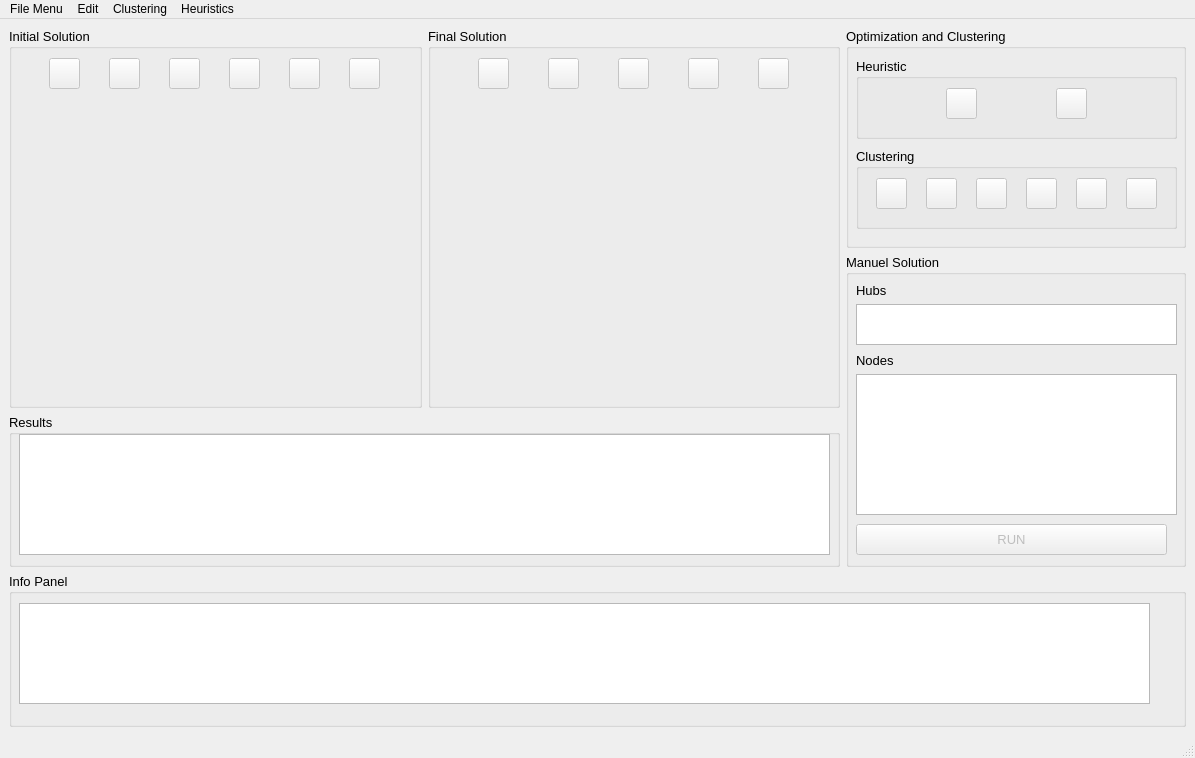
<?xml version="1.0" encoding="UTF-8"?>
<ui version="4.0">
 <class>MainWindow</class>
 <widget class="QMainWindow" name="MainWindow">
  <property name="geometry">
   <rect>
    <x>0</x>
    <y>0</y>
    <width>1195</width>
    <height>758</height>
   </rect>
  </property>
  <property name="windowTitle">
   <string>MainWindow</string>
  </property>
  <widget class="QWidget" name="centralwidget">
   <layout class="QGridLayout" name="gridLayout">
    <item row="0" column="1" rowspan="2">
     <widget class="QGroupBox" name="FinalSolution">
      <property name="minimumSize">
       <size>
        <width>350</width>
        <height>300</height>
       </size>
      </property>
      <property name="maximumSize">
       <size>
        <width>16777215</width>
        <height>16777215</height>
       </size>
      </property>
      <property name="font">
       <font>
        <pointsize>10</pointsize>
       </font>
      </property>
      <property name="title">
       <string>Final Solution</string>
      </property>
      <widget class="QPushButton" name="saveFinal">
       <property name="enabled">
        <bool>false</bool>
       </property>
       <property name="geometry">
        <rect>
         <x>50</x>
         <y>30</y>
         <width>31</width>
         <height>31</height>
        </rect>
       </property>
       <property name="text">
        <string/>
       </property>
      </widget>
      <widget class="QPushButton" name="exportAsFinal">
       <property name="enabled">
        <bool>false</bool>
       </property>
       <property name="geometry">
        <rect>
         <x>120</x>
         <y>30</y>
         <width>31</width>
         <height>31</height>
        </rect>
       </property>
       <property name="text">
        <string/>
       </property>
      </widget>
      <widget class="QPushButton" name="undoFinal">
       <property name="enabled">
        <bool>false</bool>
       </property>
       <property name="geometry">
        <rect>
         <x>190</x>
         <y>30</y>
         <width>31</width>
         <height>31</height>
        </rect>
       </property>
       <property name="text">
        <string/>
       </property>
      </widget>
      <widget class="QPushButton" name="redoFinal">
       <property name="enabled">
        <bool>false</bool>
       </property>
       <property name="geometry">
        <rect>
         <x>260</x>
         <y>30</y>
         <width>31</width>
         <height>31</height>
        </rect>
       </property>
       <property name="text">
        <string/>
       </property>
      </widget>
      <widget class="QPushButton" name="clearFinal">
       <property name="enabled">
        <bool>false</bool>
       </property>
       <property name="geometry">
        <rect>
         <x>330</x>
         <y>30</y>
         <width>31</width>
         <height>31</height>
        </rect>
       </property>
       <property name="text">
        <string/>
       </property>
      </widget>
      <widget class="QWidget" name="finalGraph" native="true">
       <property name="geometry">
        <rect>
         <x>20</x>
         <y>80</y>
         <width>381</width>
         <height>281</height>
        </rect>
       </property>
       <property name="minimumSize">
        <size>
         <width>371</width>
         <height>281</height>
        </size>
       </property>
       <property name="maximumSize">
        <size>
         <width>16777215</width>
         <height>16777215</height>
        </size>
       </property>
      </widget>
     </widget>
    </item>
    <item row="0" column="2">
     <widget class="QGroupBox" name="OptimizationAndClustering">
      <property name="minimumSize">
       <size>
        <width>300</width>
        <height>220</height>
       </size>
      </property>
      <property name="font">
       <font>
        <pointsize>10</pointsize>
       </font>
      </property>
      <property name="title">
       <string>Optimization and Clustering</string>
      </property>
      <widget class="QGroupBox" name="Heuristic">
       <property name="geometry">
        <rect>
         <x>10</x>
         <y>30</y>
         <width>321</width>
         <height>81</height>
        </rect>
       </property>
       <property name="title">
        <string>Heuristic</string>
       </property>
       <widget class="QPushButton" name="hillClimbing">
        <property name="enabled">
         <bool>false</bool>
        </property>
        <property name="geometry">
         <rect>
          <x>90</x>
          <y>30</y>
          <width>31</width>
          <height>31</height>
         </rect>
        </property>
        <property name="text">
         <string/>
        </property>
       </widget>
       <widget class="QPushButton" name="simulatedAnneling">
        <property name="enabled">
         <bool>false</bool>
        </property>
        <property name="geometry">
         <rect>
          <x>200</x>
          <y>30</y>
          <width>31</width>
          <height>31</height>
         </rect>
        </property>
        <property name="text">
         <string/>
        </property>
       </widget>
      </widget>
      <widget class="QGroupBox" name="Clustering">
       <property name="geometry">
        <rect>
         <x>10</x>
         <y>120</y>
         <width>321</width>
         <height>81</height>
        </rect>
       </property>
       <property name="title">
        <string>Clustering</string>
       </property>
       <widget class="QPushButton" name="kMeans">
        <property name="enabled">
         <bool>false</bool>
        </property>
        <property name="geometry">
         <rect>
          <x>20</x>
          <y>30</y>
          <width>31</width>
          <height>31</height>
         </rect>
        </property>
        <property name="text">
         <string/>
        </property>
       </widget>
       <widget class="QPushButton" name="affinityPropagation">
        <property name="enabled">
         <bool>false</bool>
        </property>
        <property name="geometry">
         <rect>
          <x>70</x>
          <y>30</y>
          <width>31</width>
          <height>31</height>
         </rect>
        </property>
        <property name="text">
         <string/>
        </property>
       </widget>
       <widget class="QPushButton" name="meanShift">
        <property name="enabled">
         <bool>false</bool>
        </property>
        <property name="geometry">
         <rect>
          <x>120</x>
          <y>30</y>
          <width>31</width>
          <height>31</height>
         </rect>
        </property>
        <property name="text">
         <string/>
        </property>
       </widget>
       <widget class="QPushButton" name="hierarchicalClustering">
        <property name="enabled">
         <bool>false</bool>
        </property>
        <property name="geometry">
         <rect>
          <x>170</x>
          <y>30</y>
          <width>31</width>
          <height>31</height>
         </rect>
        </property>
        <property name="text">
         <string/>
        </property>
       </widget>
       <widget class="QPushButton" name="DBSCAN">
        <property name="enabled">
         <bool>false</bool>
        </property>
        <property name="geometry">
         <rect>
          <x>220</x>
          <y>30</y>
          <width>31</width>
          <height>31</height>
         </rect>
        </property>
        <property name="text">
         <string/>
        </property>
       </widget>
       <widget class="QPushButton" name="spectralClustering">
        <property name="enabled">
         <bool>false</bool>
        </property>
        <property name="geometry">
         <rect>
          <x>270</x>
          <y>30</y>
          <width>31</width>
          <height>31</height>
         </rect>
        </property>
        <property name="text">
         <string/>
        </property>
       </widget>
      </widget>
     </widget>
    </item>
    <item row="1" column="2" rowspan="2">
     <widget class="QGroupBox" name="manuelSolution">
      <property name="minimumSize">
       <size>
        <width>0</width>
        <height>313</height>
       </size>
      </property>
      <property name="maximumSize">
       <size>
        <width>340</width>
        <height>16777215</height>
       </size>
      </property>
      <property name="font">
       <font>
        <pointsize>10</pointsize>
       </font>
      </property>
      <property name="title">
       <string>Manuel Solution</string>
      </property>
      <widget class="QLabel" name="labelHubs">
       <property name="geometry">
        <rect>
         <x>10</x>
         <y>30</y>
         <width>47</width>
         <height>13</height>
        </rect>
       </property>
       <property name="text">
        <string>Hubs</string>
       </property>
      </widget>
      <widget class="QTextEdit" name="hubs">
       <property name="geometry">
        <rect>
         <x>10</x>
         <y>50</y>
         <width>321</width>
         <height>41</height>
        </rect>
       </property>
      </widget>
      <widget class="QLabel" name="labelNodes">
       <property name="geometry">
        <rect>
         <x>10</x>
         <y>100</y>
         <width>47</width>
         <height>13</height>
        </rect>
       </property>
       <property name="text">
        <string>Nodes</string>
       </property>
      </widget>
      <widget class="QTextEdit" name="nodes">
       <property name="geometry">
        <rect>
         <x>10</x>
         <y>120</y>
         <width>321</width>
         <height>141</height>
        </rect>
       </property>
      </widget>
      <widget class="QPushButton" name="run">
       <property name="enabled">
        <bool>false</bool>
       </property>
       <property name="geometry">
        <rect>
         <x>10</x>
         <y>270</y>
         <width>311</width>
         <height>31</height>
        </rect>
       </property>
       <property name="text">
        <string>RUN</string>
       </property>
      </widget>
     </widget>
    </item>
    <item row="3" column="0" colspan="3">
     <widget class="QGroupBox" name="infoPanel">
      <property name="minimumSize">
       <size>
        <width>1177</width>
        <height>154</height>
       </size>
      </property>
      <property name="maximumSize">
       <size>
        <width>16777215</width>
        <height>16777215</height>
       </size>
      </property>
      <property name="font">
       <font>
        <pointsize>10</pointsize>
       </font>
      </property>
      <property name="title">
       <string>Info Panel</string>
      </property>
      <widget class="QTextEdit" name="textEditInfoPanel">
       <property name="geometry">
        <rect>
         <x>10</x>
         <y>30</y>
         <width>1131</width>
         <height>101</height>
        </rect>
       </property>
       <property name="minimumSize">
        <size>
         <width>1131</width>
         <height>101</height>
        </size>
       </property>
       <property name="maximumSize">
        <size>
         <width>16777215</width>
         <height>16777215</height>
        </size>
       </property>
      </widget>
     </widget>
    </item>
    <item row="0" column="0" rowspan="2">
     <widget class="QGroupBox" name="InitialSolution">
      <property name="minimumSize">
       <size>
        <width>350</width>
        <height>300</height>
       </size>
      </property>
      <property name="maximumSize">
       <size>
        <width>16777215</width>
        <height>16777215</height>
       </size>
      </property>
      <property name="font">
       <font>
        <pointsize>10</pointsize>
       </font>
      </property>
      <property name="title">
       <string>Initial Solution</string>
      </property>
      <widget class="QPushButton" name="saveInitial">
       <property name="enabled">
        <bool>false</bool>
       </property>
       <property name="geometry">
        <rect>
         <x>100</x>
         <y>30</y>
         <width>31</width>
         <height>31</height>
        </rect>
       </property>
       <property name="text">
        <string/>
       </property>
      </widget>
      <widget class="QPushButton" name="exportAsInitial">
       <property name="enabled">
        <bool>false</bool>
       </property>
       <property name="geometry">
        <rect>
         <x>160</x>
         <y>30</y>
         <width>31</width>
         <height>31</height>
        </rect>
       </property>
       <property name="text">
        <string/>
       </property>
      </widget>
      <widget class="QPushButton" name="undoInitial">
       <property name="enabled">
        <bool>false</bool>
       </property>
       <property name="geometry">
        <rect>
         <x>220</x>
         <y>30</y>
         <width>31</width>
         <height>31</height>
        </rect>
       </property>
       <property name="text">
        <string/>
       </property>
      </widget>
      <widget class="QPushButton" name="redoInitial">
       <property name="enabled">
        <bool>false</bool>
       </property>
       <property name="geometry">
        <rect>
         <x>280</x>
         <y>30</y>
         <width>31</width>
         <height>31</height>
        </rect>
       </property>
       <property name="text">
        <string/>
       </property>
      </widget>
      <widget class="QPushButton" name="clearInitial">
       <property name="enabled">
        <bool>false</bool>
       </property>
       <property name="geometry">
        <rect>
         <x>340</x>
         <y>30</y>
         <width>31</width>
         <height>31</height>
        </rect>
       </property>
       <property name="text">
        <string/>
       </property>
      </widget>
      <widget class="QPushButton" name="openData">
       <property name="enabled">
        <bool>false</bool>
       </property>
       <property name="geometry">
        <rect>
         <x>40</x>
         <y>30</y>
         <width>31</width>
         <height>31</height>
        </rect>
       </property>
       <property name="maximumSize">
        <size>
         <width>16777215</width>
         <height>16777215</height>
        </size>
       </property>
       <property name="text">
        <string/>
       </property>
      </widget>
      <widget class="QWidget" name="initialGraph" native="true">
       <property name="geometry">
        <rect>
         <x>20</x>
         <y>80</y>
         <width>371</width>
         <height>281</height>
        </rect>
       </property>
       <property name="minimumSize">
        <size>
         <width>371</width>
         <height>281</height>
        </size>
       </property>
       <property name="mouseTracking">
        <bool>false</bool>
       </property>
      </widget>
     </widget>
    </item>
    <item row="2" column="0" colspan="2">
     <widget class="QGroupBox" name="results">
      <property name="minimumSize">
       <size>
        <width>0</width>
        <height>153</height>
       </size>
      </property>
      <property name="maximumSize">
       <size>
        <width>16777215</width>
        <height>16777215</height>
       </size>
      </property>
      <property name="font">
       <font>
        <pointsize>10</pointsize>
       </font>
      </property>
      <property name="title">
       <string>Results</string>
      </property>
      <widget class="QTextEdit" name="textEdit">
       <property name="geometry">
        <rect>
         <x>10</x>
         <y>20</y>
         <width>811</width>
         <height>121</height>
        </rect>
       </property>
       <property name="minimumSize">
        <size>
         <width>811</width>
         <height>121</height>
        </size>
       </property>
      </widget>
     </widget>
    </item>
   </layout>
  </widget>
  <widget class="QMenuBar" name="menubar">
   <property name="geometry">
    <rect>
     <x>0</x>
     <y>0</y>
     <width>1195</width>
     <height>21</height>
    </rect>
   </property>
   <widget class="QMenu" name="menuFile_Menu">
    <property name="title">
     <string>File Menu</string>
    </property>
    <widget class="QMenu" name="menuExportAs">
     <property name="title">
      <string>Export As</string>
     </property>
     <addaction name="actionExportInitialSolution"/>
     <addaction name="actionExportFinalSolution"/>
    </widget>
    <addaction name="actionOpenData"/>
    <addaction name="actionSaveInitialSolution"/>
    <addaction name="actionSaveFinalSolution"/>
    <addaction name="menuExportAs"/>
    <addaction name="actionExit"/>
   </widget>
   <widget class="QMenu" name="menuEdit">
    <property name="title">
     <string>Edit</string>
    </property>
    <widget class="QMenu" name="menuClear">
     <property name="title">
      <string>Clear</string>
     </property>
     <addaction name="actionClearInitialSolution"/>
     <addaction name="actionClearFinalSolution"/>
    </widget>
    <widget class="QMenu" name="menuUndo">
     <property name="title">
      <string>Undo</string>
     </property>
     <addaction name="actionUndoInitial"/>
     <addaction name="actionUndoFinal"/>
    </widget>
    <widget class="QMenu" name="menuRedo">
     <property name="title">
      <string>Redo</string>
     </property>
     <addaction name="actionRedoInitial"/>
     <addaction name="actionRedoFinal"/>
    </widget>
    <addaction name="menuClear"/>
    <addaction name="menuUndo"/>
    <addaction name="menuRedo"/>
   </widget>
   <widget class="QMenu" name="menuClustering">
    <property name="title">
     <string>Clustering</string>
    </property>
    <addaction name="actionKMeans"/>
    <addaction name="actionAffinityPropagation"/>
    <addaction name="actionMeanShift"/>
    <addaction name="actionSpectralClustering"/>
    <addaction name="actionHierarchicalClustering"/>
    <addaction name="actionDBSCAN"/>
   </widget>
   <widget class="QMenu" name="menuHeuristics">
    <property name="title">
     <string>Heuristics</string>
    </property>
    <addaction name="actionHillClimbing"/>
    <addaction name="actionSimulatedAnneling"/>
   </widget>
   <addaction name="menuFile_Menu"/>
   <addaction name="menuEdit"/>
   <addaction name="menuClustering"/>
   <addaction name="menuHeuristics"/>
  </widget>
  <widget class="QStatusBar" name="statusbar"/>
  <action name="actionOpenData">
   <property name="text">
    <string>&amp;Open Data</string>
   </property>
   <property name="shortcut">
    <string>Ctrl+O</string>
   </property>
  </action>
  <action name="actionSaveInitialSolution">
   <property name="enabled">
    <bool>false</bool>
   </property>
   <property name="text">
    <string>&amp;Save Initial Solution</string>
   </property>
   <property name="shortcut">
    <string>Ctrl+S</string>
   </property>
  </action>
  <action name="actionSaveFinalSolution">
   <property name="enabled">
    <bool>false</bool>
   </property>
   <property name="text">
    <string>&amp;Save Final Solution</string>
   </property>
   <property name="shortcut">
    <string>Ctrl+Shift+S</string>
   </property>
  </action>
  <action name="actionExportInitialSolution">
   <property name="enabled">
    <bool>false</bool>
   </property>
   <property name="text">
    <string>&amp;Initial Solution</string>
   </property>
   <property name="shortcut">
    <string>Ctrl+E</string>
   </property>
  </action>
  <action name="actionExportFinalSolution">
   <property name="enabled">
    <bool>false</bool>
   </property>
   <property name="text">
    <string>&amp;Final Solution</string>
   </property>
   <property name="shortcut">
    <string>Ctrl+Shift+E</string>
   </property>
  </action>
  <action name="actionExit">
   <property name="text">
    <string>&amp;Exit</string>
   </property>
   <property name="shortcut">
    <string>Shift+F4</string>
   </property>
  </action>
  <action name="actionClearInitialSolution">
   <property name="enabled">
    <bool>false</bool>
   </property>
   <property name="text">
    <string>&amp;Initial Solution</string>
   </property>
   <property name="shortcut">
    <string>Ctrl+L</string>
   </property>
  </action>
  <action name="actionClearFinalSolution">
   <property name="enabled">
    <bool>false</bool>
   </property>
   <property name="text">
    <string>&amp;Final Solution</string>
   </property>
   <property name="shortcut">
    <string>Ctrl+Shift+L</string>
   </property>
  </action>
  <action name="actionUndoInitial">
   <property name="enabled">
    <bool>false</bool>
   </property>
   <property name="text">
    <string>&amp;Initial Solution</string>
   </property>
   <property name="shortcut">
    <string>Ctrl+Z</string>
   </property>
  </action>
  <action name="actionUndoFinal">
   <property name="enabled">
    <bool>false</bool>
   </property>
   <property name="text">
    <string>&amp;Final Solution</string>
   </property>
   <property name="shortcut">
    <string>Ctrl+Shift+Z</string>
   </property>
  </action>
  <action name="actionRedoInitial">
   <property name="enabled">
    <bool>false</bool>
   </property>
   <property name="text">
    <string>&amp;Initial Solution</string>
   </property>
   <property name="shortcut">
    <string>Ctrl+Y</string>
   </property>
  </action>
  <action name="actionRedoFinal">
   <property name="enabled">
    <bool>false</bool>
   </property>
   <property name="text">
    <string>&amp;Final Solution</string>
   </property>
   <property name="shortcut">
    <string>Ctrl+Shift+Y</string>
   </property>
  </action>
  <action name="actionKMeans">
   <property name="enabled">
    <bool>false</bool>
   </property>
   <property name="text">
    <string>&amp;K-Means</string>
   </property>
   <property name="shortcut">
    <string>Ctrl++</string>
   </property>
  </action>
  <action name="actionAffinityPropagation">
   <property name="enabled">
    <bool>false</bool>
   </property>
   <property name="text">
    <string>&amp;Affinity Propagation</string>
   </property>
   <property name="shortcut">
    <string>Ctrl+-</string>
   </property>
  </action>
  <action name="actionMeanShift">
   <property name="enabled">
    <bool>false</bool>
   </property>
   <property name="text">
    <string>&amp;Mean-Shift</string>
   </property>
   <property name="shortcut">
    <string>Ctrl+M</string>
   </property>
  </action>
  <action name="actionSpectralClustering">
   <property name="enabled">
    <bool>false</bool>
   </property>
   <property name="text">
    <string>&amp;Spectral Clustering</string>
   </property>
   <property name="shortcut">
    <string>Shift+S</string>
   </property>
  </action>
  <action name="actionHierarchicalClustering">
   <property name="enabled">
    <bool>false</bool>
   </property>
   <property name="text">
    <string>&amp;Hierarchical Clustering</string>
   </property>
   <property name="shortcut">
    <string>Ctrl+H</string>
   </property>
  </action>
  <action name="actionDBSCAN">
   <property name="enabled">
    <bool>false</bool>
   </property>
   <property name="text">
    <string>&amp;DBSCAN</string>
   </property>
   <property name="shortcut">
    <string>Ctrl+D</string>
   </property>
  </action>
  <action name="actionHillClimbing">
   <property name="enabled">
    <bool>false</bool>
   </property>
   <property name="text">
    <string>&amp;Hill Climbing</string>
   </property>
   <property name="shortcut">
    <string>Shift+H</string>
   </property>
  </action>
  <action name="actionSimulatedAnneling">
   <property name="enabled">
    <bool>false</bool>
   </property>
   <property name="text">
    <string>&amp;Simulated Anneling</string>
   </property>
   <property name="shortcut">
    <string>Ctrl+B</string>
   </property>
  </action>
 </widget>
 <resources/>
 <connections/>
</ui>
